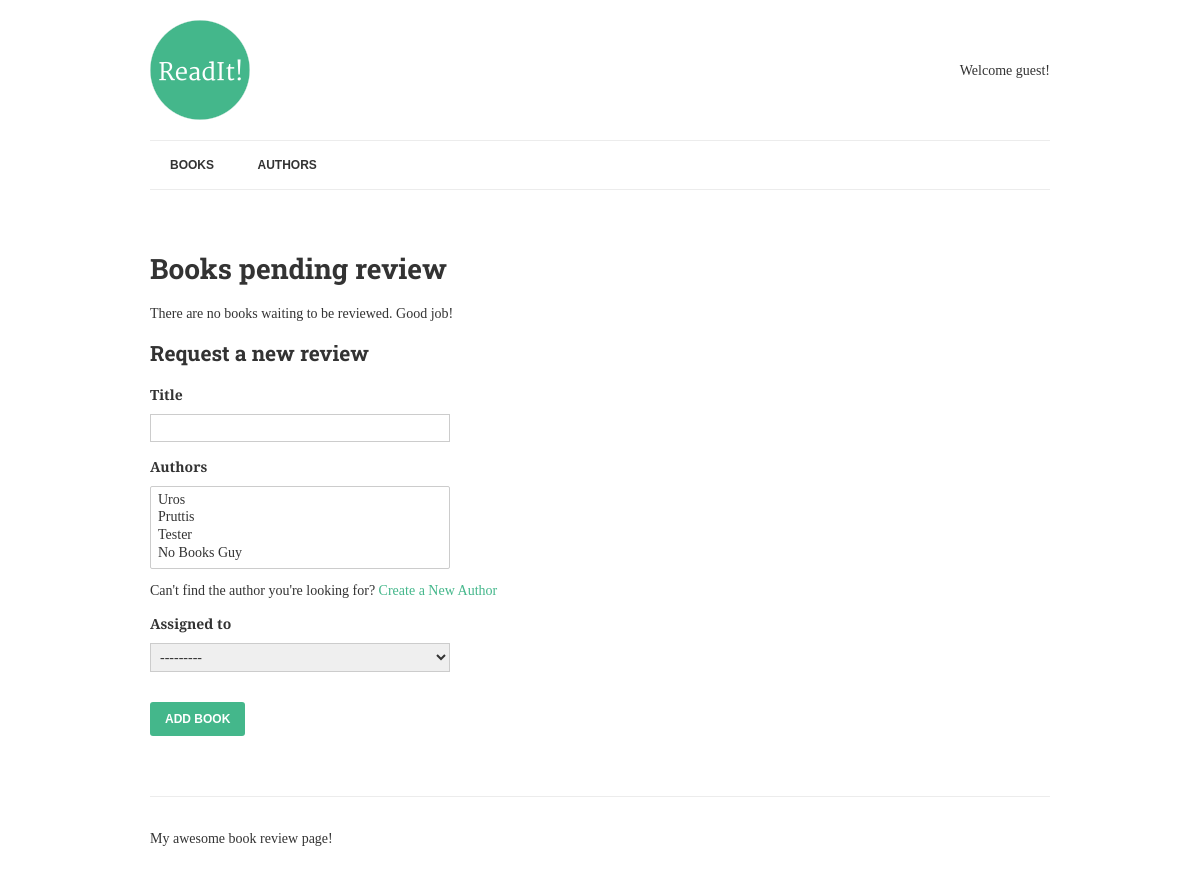
/review/, run on an earlier commit of the app's database.
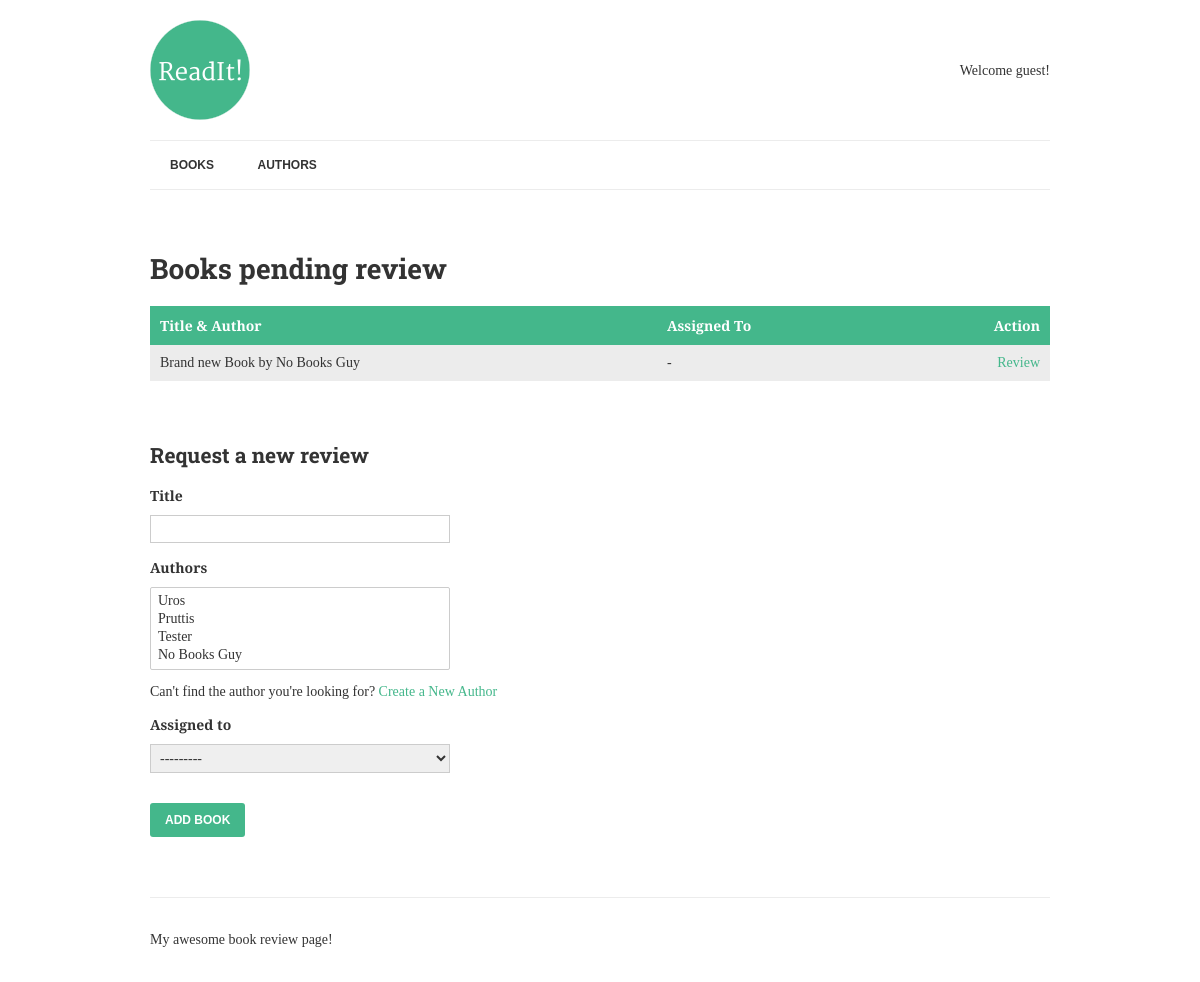
And on a later commit of the database.
### books/models.py (models this page shows, shortened)
class Book(models.Model):
    title = models.CharField(max_length=150)
    authors = models.ManyToManyField("Author", related_name="books")
    review = models.TextField(blank=True, null=True)
    reviewed_by = models.ForeignKey(User, blank=True, null=True, related_name="reviews")
    date_reviewed = models.DateTimeField(blank=True, null=True)
    is_favourite = models.BooleanField(default=False, verbose_name="Favourite?")
    def list_authors(self):
        return ", ".join([author.name for author in self.authors.all()])

class Author(models.Model):
    name = models.CharField(max_length=70, help_text="Use alias not real name", unique=True)
    def __str__(self):
        return self.name

### books/views.py (the view, shortened to what this page needs)
# urls.py: url(r'^review/$', ReviewList.as_view(), name='review-books'),
class ReviewList(View):
    def get(self, request):
        books = Book.objects.filter(date_reviewed__isnull=True).prefetch_related('authors')
        context = {
            'books': books,
            'form': BookForm,
        }
        return render(request, "list-to-review.html", context)

### books/templates/list-to-review.html (shortened to what this page needs)
{% extends "base.html" %}
{% block content %}
	<h1>Books pending review</h1>
	{% if books %}
		<table>
			<thead>
				<th>Title &amp; Author</th>
				<th>Assigned To</th>
				<th class="align-right">Action</th>
			</thead>
			<tbody>
				{% for book in books %}
					<tr>
						<td class="title">
							{{ book.title }} by {{ book.list_authors }}
						</td>
						<td>
							{% if book.reviewed_by == request.user %}
								<span class="highlight">Me</span>
							{% elif book.reviewed_by %}
								{{ book.reviewed_by.get_full_name|default:book.reviewed_by.username }}
							{% else %}
								-
							{% endif %}
						</td>
						<td class="align-right">
							<a href="{% url 'review-book' book.pk %}">Review</a>
						</td>
					</tr>
				{% endfor %}
			</tbody>
		</table>
	{% else %}
		<p>There are no books waiting to be reviewed.  Good job!</p>
	{% endif %}
	<h2>Request a new review</h2>
	<form method="post">
		<label>{{ form.title.label }}</label>
		{{ form.title }}
		<label>{{ form.authors.label }}</label>
		{{ form.authors }}
		<p>Can't find the author you're looking for? <a href="{% url 'add-author' %}">Create a New Author</a></p>
		<label>Assigned to</label>
		{{ form.reviewed_by }}
		<input type="submit" value="Add Book">
	</form>
{% endblock %}

What changed in the data, as far as the page shows it:
added Book: title "Brand new Book", list_authors "No Books Guy"
Also different on the page:
text no longer shown: "There are no books waiting to be reviewed. Good job!"
text now shown: "Title & Author Assigned To Action"
